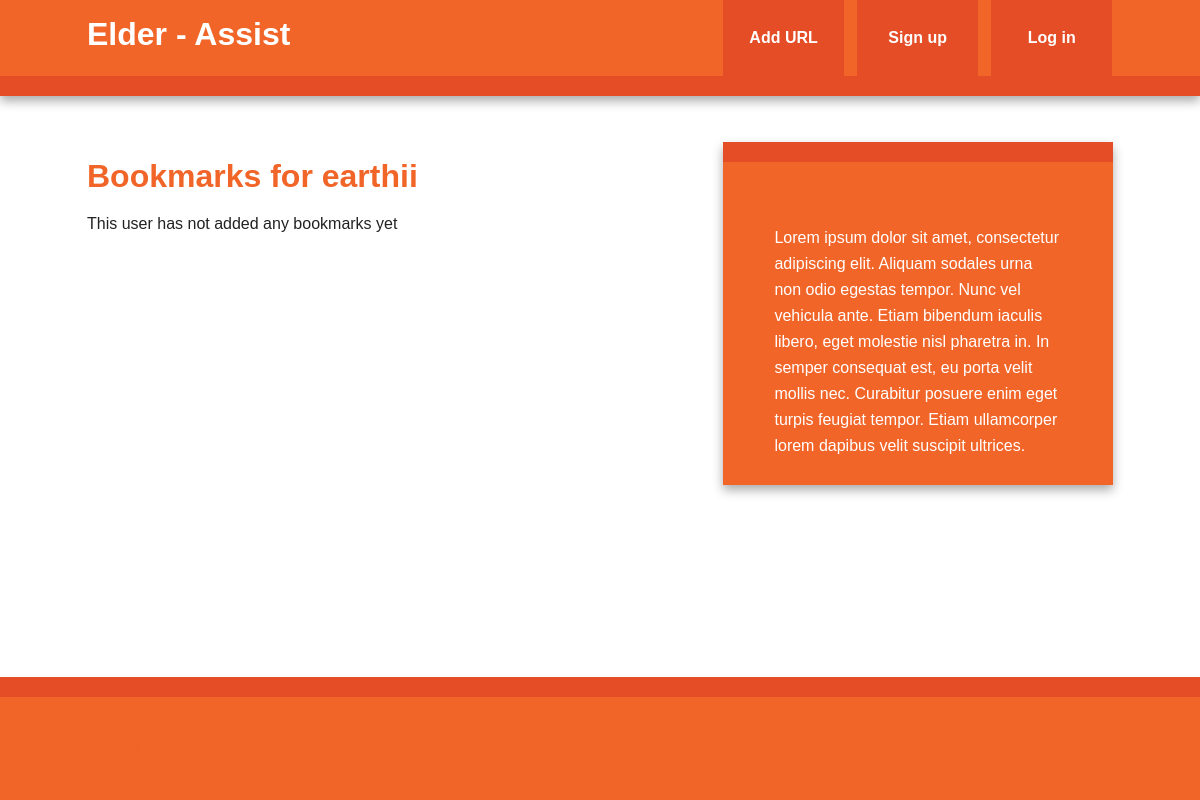
The page /user/earthii on the database as committed earlier.
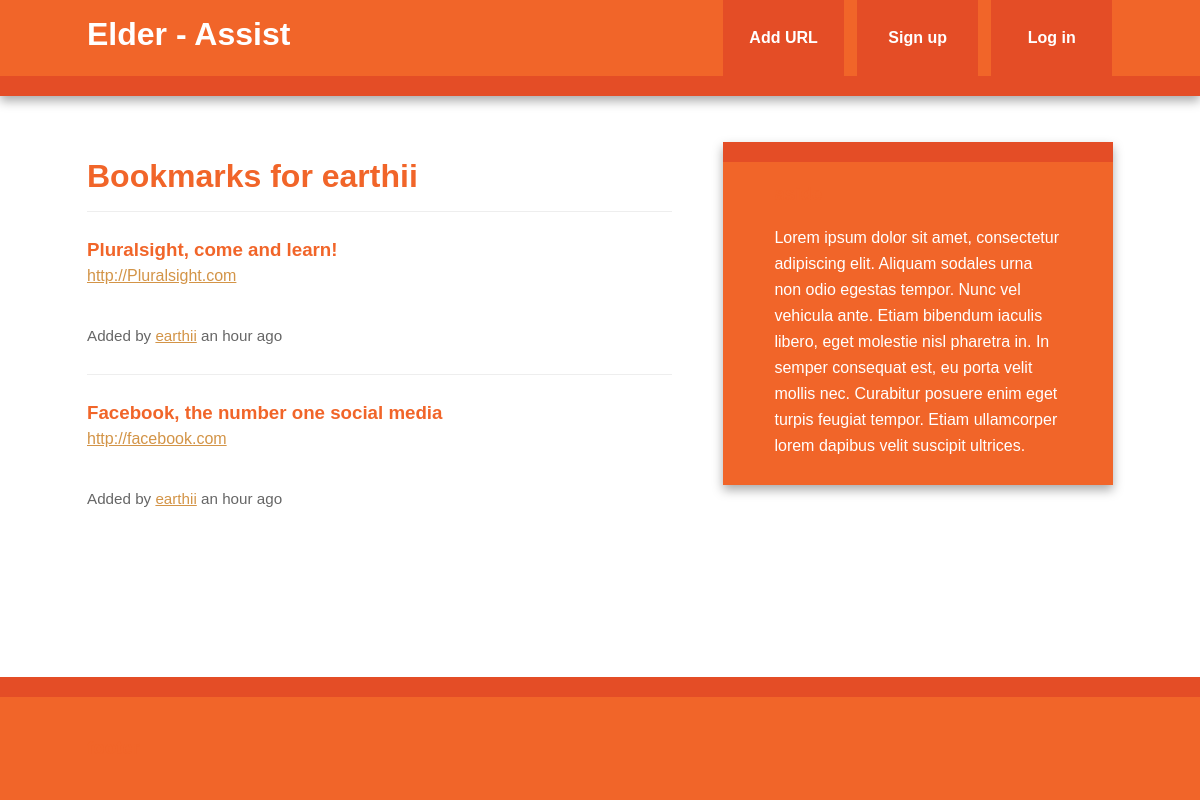
The same page on the database as committed later.
### app/models.py (models this page shows, shortened)
class User(db.Model, UserMixin):
    id = db.Column(db.Integer, primary_key=True)
    username = db.Column(db.String(80), unique=True)
    email = db.Column(db.String(120), unique=True)
    bookmarks = db.relationship('Bookmark', backref='user', lazy='dynamic')
    """
        password_hash contains the hash of the password.
        It is a write only field. So we can set the value as a String
        but only read it as a hash.
    """
    password_hash = db.Column(db.String)
    @property
    def password(self):
        raise AttributeError('password: write-only field')
    @password.setter
    def password(self, password):
        self.password_hash = generate_password_hash(password)

class Bookmark(db.Model):
    id = db.Column(db.Integer, primary_key=True)
    url = db.Column(db.Text, nullable=False)
    date = db.Column(db.DateTime, default=datetime.utcnow)
    description = db.Column(db.String(300))
    user_id = db.Column(db.Integer, db.ForeignKey('user.id'), nullable=False)

### app/views.py (the view)
@app.route('/user/<username>')
def user(username):
    user = User.query.filter_by(username=username).first_or_404()
    return render_template('user.html', user=user)

### app/templates/user.html (shortened to what this page needs)
{% extends "base.html" %}
{% block content %}
<article>
    <header>
        <h1>Bookmarks for {{user.username}}</h1>
        {% if user.bookmarks.count() > 0 %}
        {% with bookmarks = user.bookmarks %}
        {% include "bookmark_list.html" %}
        {% endwith %}
        {% else %}
        This user has not added any bookmarks yet
        {% endif %}
    </header>
</article>
{% endblock %}

### app/templates/base.html (shortened to what this page needs)
<!doctype html>
<html class="no-js" lang="">
<head>
    <link rel="stylesheet" href="{{url_for('static', filename='css/normalize.min.css')}}">
    <link rel="stylesheet" href="{{url_for('static', filename='css/main.css')}}">
</head>
<body>
<div class="app">
    <div class="header-container">
        <header class="wrapper clearfix">
            <a href="{{url_for('index')}}"><h1 class="title">Elder - Assist</h1></a>
            <nav>
                <ul>
                    <li><a href="{{url_for('add')}}">Add URL</a></li>
                    {% if current_user.is_authenticated %}
                        <li><a href="{{url_for('logout')}}">Log out</a></li>
                    {% else %}
                        <li><a href="{{url_for('signup')}}">Sign up</a></li>
                        <li><a href="{{url_for('login')}}">Log in</a></li>
                    {% endif %}
                </ul>
            </nav>
        </header>
    </div>
    <div class="main-container">
        <div class="main wrapper clearfix">
            {% block content%}
            {% endblock %}
            {%block sidebar%}
            <aside>
                <h3>aside</h3>
                <p>Lorem ipsum dolor sit amet, consectetur adipiscing elit. Aliquam sodales urna non odio egestas
                    tempor. Nunc vel vehicula ante. Etiam bibendum iaculis libero, eget molestie nisl pharetra in. In
                    semper consequat est, eu porta velit mollis nec. Curabitur posuere enim eget turpis feugiat tempor.
                    Etiam ullamcorper lorem dapibus velit suscipit ultrices.</p>
            </aside>
            {% endblock %}
        </div>
    </div>
    <div class="footer-container">
        <footer class="wrapper">
            <h3>footer</h3>
        </footer>
    </div>
</div>
</body>
</html>

### app/templates/bookmark_list.html
<ul class="bookmarks">
    {% for bookmark in bookmarks %}
    <div class="bookmark">
        <li>
            <a class="header" href="{{bookmark.url}}">
                <h3 class="description">{{bookmark.description | truncate(50, killwords=True)}}</h3>
            </a>
            <span class="url">
                <a href="{{bookmark.url}}">{{bookmark.url|truncate(50, killwords = True)}}</a>
            </span>
        </li>
        <div class="info">
            <br>
            Added by <a href="{{url_for('user', username=bookmark.user.username)}}">{{bookmark.user.username}}</a>
            {{moment(bookmark.date).fromNow()}}
        </div>
    </div>
    {% endfor %}
</ul>

### app/static/css/main.css (style rules this page uses)
html { color: #222; font-size: 1em; line-height: 1.4; }
body { font: 16px/26px Helvetica, Helvetica Neue, Arial; }
.wrapper { width: 90%; margin: 0 5%; }
.header-container { border-bottom: 20px solid #e44d26; }
.footer-container, .main aside { border-top: 20px solid #e44d26; }
.header-container, .footer-container, .main aside { background: #f16529; }
.header-container a { text-decoration: none; }
.title { color: white; }
nav ul { margin: 0; padding: 0; list-style-type: none; }
nav a { display: block; margin-bottom: 10px; padding: 15px 0; text-align: center; text-decoration: none; font-weight: bold; color: white; background: #e44d26; }
.main { padding: 30px 0; }
.main article h1 { font-size: 2em; }
.main aside { color: white; padding: 0px 5% 10px; }
.footer-container footer { color: white; padding: 20px 0; }
html, body, .app { height:100%; }
a, a:visited { color: #D39447 }
h1,h2,h3,h4,h5,h6 { color: #f16529 }
.bookmark { padding-top:25px; padding-bottom: 25px; border-top: 1px solid #eeeeee; }
ul.bookmarks { list-style:none none; padding-left: 0; }
ul.bookmarks li { padding-bottom: .5em; }
a.header { color: #326786; text-decoration:none; }
a.header h3 { margin: 0 0; }
div.info { font-size: .95em; color :#666666 }
.app { display:flex; flex-direction: column; }
.header-container, .footer-container { flex:0.1; }
.main-container { flex:0.8; }
@media only screen and (min-width: 480px) { nav a { float: left; width: 27%; margin: 0 1.7%; padding: 25px 2%; margin-bottom: 0; } }
@media only screen and (min-width: 480px) { nav li:first-child a { margin-left: 0; } }
@media only screen and (min-width: 480px) { nav li:last-child a { margin-right: 0; } }
@media only screen and (min-width: 480px) { nav ul li { display: inline; } }
@media only screen and (min-width: 768px) { .header-container, .main aside { -webkit-box-shadow: 0 5px 10px #aaa; -moz-box-shadow: 0 5px 10px #aaa; box-shadow: 0 5px 10px #aaa; } }
@media only screen and (min-width: 768px) { .title { float: left; } }
@media only screen and (min-width: 768px) { nav { float: right; width: 38%; } }
@media only screen and (min-width: 768px) { .main article { float: left; width: 57%; } }
@media only screen and (min-width: 768px) { .main aside { float: right; width: 28%; } }
@media only screen and (min-width: 1140px) { .wrapper { width: 1026px; margin: 0 auto; } }
.clearfix:before, .clearfix:after { content: " "; display: table; }
.clearfix:after { clear: both; }
.clearfix { *zoom: 1; }

Rows that differ between the two databases and show on the page:
added Bookmark: description "Pluralsight, come and learn!", url "http://Pluralsight.com", user.username "earthii", date "an hour ago"
added Bookmark: description "Facebook, the number one social media", url "http://facebook.com", user.username "earthii", date "an hour ago"
Other text that changed with them:
text no longer shown: "This user has not added any bookmarks yet"
